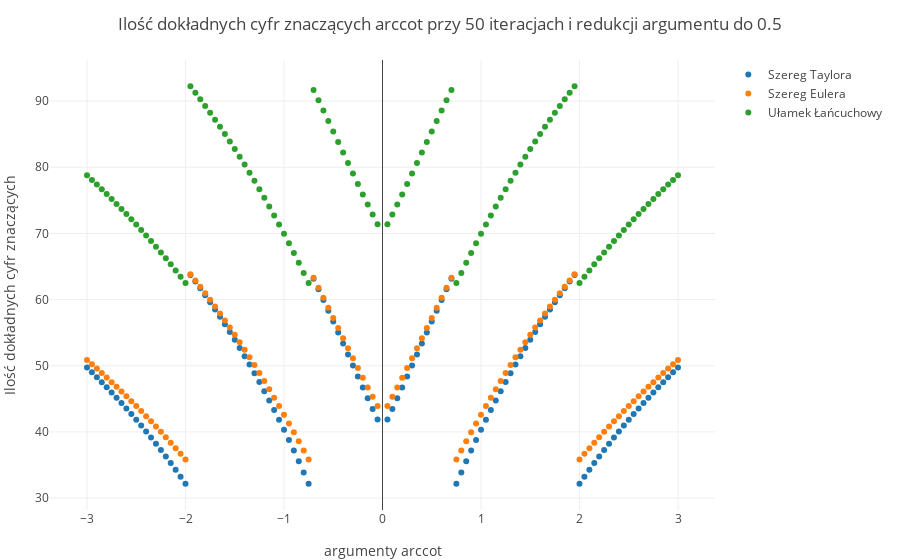

Source (notebook cell):
### Code cell
function plot_acot{T}(iter::T, desired_arg::T)
    args = big"-3.0":big"0.05":big"3.0"
    taylor_numbers = []
    euler_numbers = []
    frac_numbers = []
    
    string_iter = string(convert(Int,iter))
    string_red_arg = string(convert(Float32,desired_arg))
    
    for i in args
        push!(taylor_numbers,acc(arccot(arctan_taylor, iter, i, desired_arg = desired_arg),acot(i)))
        push!(euler_numbers,acc(arccot(arctan_euler, iter, i, desired_arg = desired_arg),acot(i)))
        push!(frac_numbers,acc(arccot(arctan_continued_fraction, iter, i, desired_arg = desired_arg),acot(i)))
    end
    
    taylor = scatter(;x=args, y=taylor_numbers, mode="markers", name = "Szereg Taylora")
    euler = scatter(;x=args, y=euler_numbers, mode="markers", name = "Szereg Eulera")
    frac = scatter(;x=args, y=frac_numbers, mode="markers", name="Ułamek Łańcuchowy")
    
    layout = Layout(;title="Ilość dokładnych cyfr znaczących arccot przy " * string_iter * " iteracjach i redukcji argumentu do " * string_red_arg, 
    xaxis=attr(title="argumenty arccot"),
    yaxis=attr(title="Ilość dokładnych cyfr znaczących"))
    plot([taylor, euler, frac],layout)
end
plot_acot(big"50.0",big"0.5")
